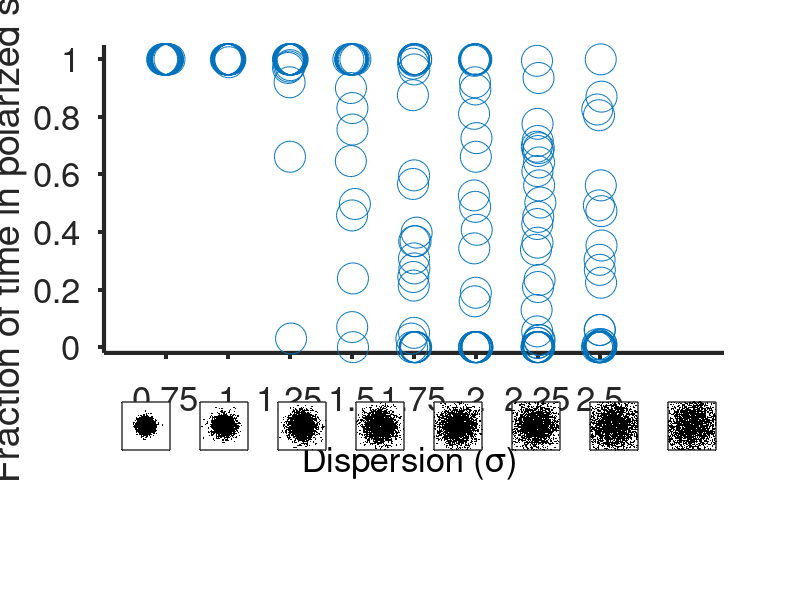

The MATLAB script that drew this image:
% Plot the percentage of polarized states in the last 2000 seconds of each
% simulation. The percentage = (number of K values >=1.5)/(all K values 
% from 2000 seconds to 4000 seconds). 

% Load the x and y values of the figure.
% Sigma is the dispersion level of receptor clusters. It is the standard
% deviation of the Gaussian source of receptors.
% We have 30 simulations for each value of sigma.
% K stores the Ripley's K values from 2000 to 4000 seconds of each simulation.
load('FigureData/Figure4A.mat')

% Calculate the percentage of K >= 1.5 over all K from 2000 to 4000 seconds.
percentage_polarized_states = nan(numel(random_seeds),numel(sigma));
for i = 1:numel(sigma)
    for j = random_seeds
        current_K = K{j,i};
        percentage_polarized_states(j,i) = sum(current_K>=1.5)/sum(~isnan(current_K));
    end
end

figure('position',[300 300 700 700]);
% Create a list of number of Far1-GEF clusters for the swarmchart and boxchart.
index = repelem(sigma,1,numel(random_seeds));
noise = normrnd(0,0.005,[1,numel(random_seeds)*numel(sigma)]);
index = index + noise;
% Make the list of categorical variables for nicer plots.
%index = categorical(index);
% Reshape the data for nicer plots.
data = reshape(percentage_polarized_states,1,numel(percentage_polarized_states));
% Generate the plot.
subplot(3,3,1:6)
scatter(index,data,500,'k.'); hold on;
%boxchart(index,data,'boxfacecolor','b','BoxFaceColorMode','manual',...
%'markercolor','none','linewidth',3.5);
text(1.3,-0.4,'Dispersion (\sigma)','fontsize',25)
ylabel('Fraction of time in polarized states')
set(gca,'linewidth',3)
xticks(sigma);
ylim([-0.02,1.05])
xticklabels(sigma);
set(gca,'TickDir','out');
set(gca,'fontsize',25)
hold off

% Visualize the distribution of receptors with different dispersion.
L = 8.8623; % domain length
for m = sigma
    x = normrnd(L/2,m,[1,2500]);
    y = normrnd(L/2,m,[1,2500]);
    axes('Position',[m*0.39-0.15 0.25 .08 .08])
    scatter(x,y,1,'k','markerfacecolor','k','markeredgecolor','none'); axis([0,L,0,L])
    axis square; set(gca,'YTickLabel',[]); set(gca,'XTickLabel',[]); box on; set(gca,'linewidth',1)
end